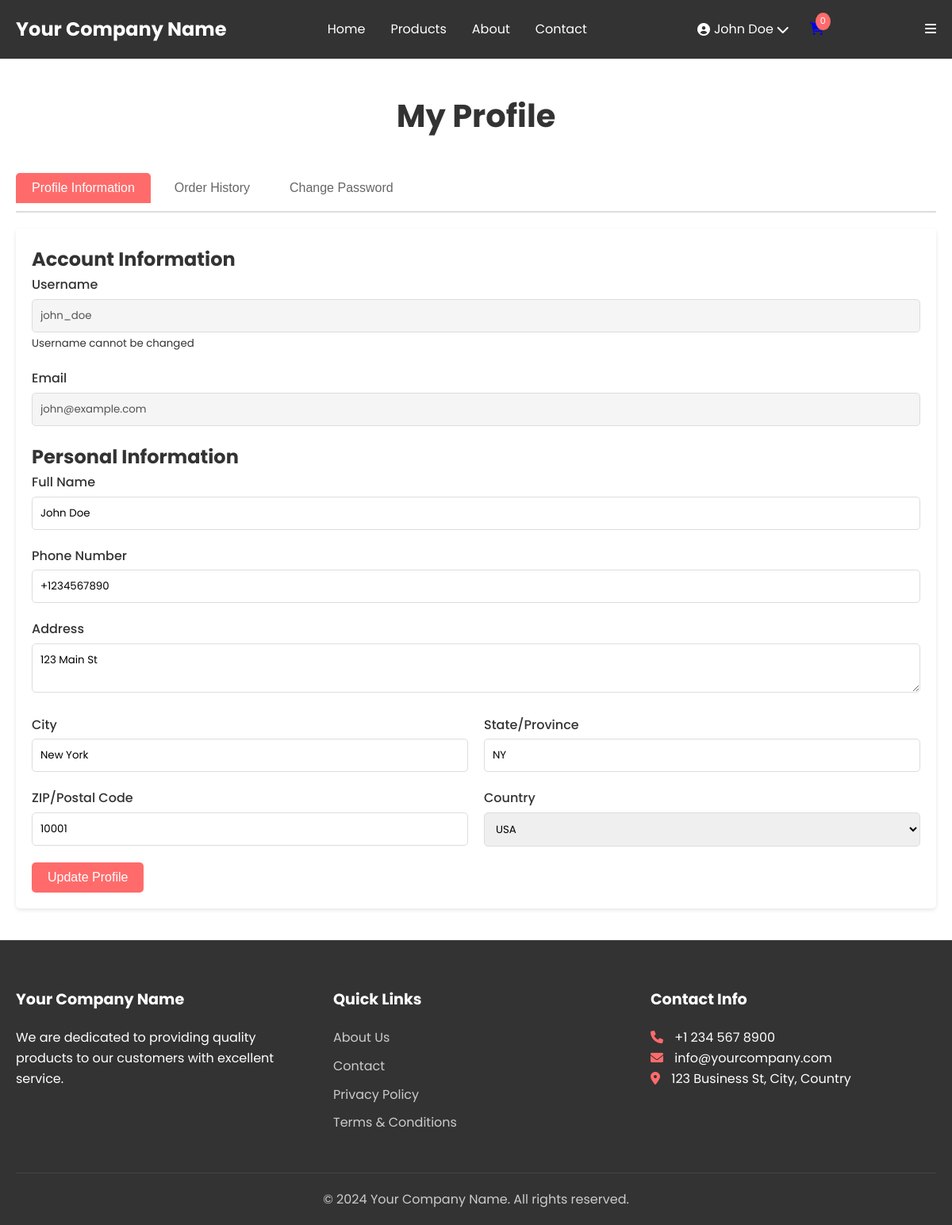
The app's page /profile.php (signed in) with its own data.
### tables this page shows
CREATE TABLE `company_info` (
  `id` int(11) NOT NULL,
  `company_name` varchar(255) DEFAULT NULL,
  `company_email` varchar(255) DEFAULT NULL,
  `company_phone` varchar(20) DEFAULT NULL,
  `company_address` text DEFAULT NULL,
  `company_about` text DEFAULT NULL
);

CREATE TABLE `users` (
  `id` int(11) NOT NULL,
  `username` varchar(50) NOT NULL,
  `email` varchar(100) NOT NULL,
  `password` varchar(255) NOT NULL,
  `full_name` varchar(100) DEFAULT NULL,
  `phone` varchar(20) DEFAULT NULL,
  `address` text DEFAULT NULL,
  `city` varchar(50) DEFAULT NULL,
  `state` varchar(50) DEFAULT NULL,
  `zip_code` varchar(20) DEFAULT NULL,
  `country` varchar(50) DEFAULT NULL,
  `created_at` timestamp NOT NULL DEFAULT current_timestamp(),
  `updated_at` timestamp NOT NULL DEFAULT current_timestamp() ON UPDATE current_timestamp()
);

### includes/config.php (called while the page is built, shortened)
<?php
$conn = mysqli_connect(DB_HOST, DB_USER, DB_PASS, DB_NAME);
$company_query = "SELECT * FROM company_info LIMIT 1";
$company_result = mysqli_query($conn, $company_query);
$company = mysqli_fetch_assoc($company_result);

### includes/auth.php (called while the page is built, shortened)
<?php
require_once 'config.php';
function isLoggedIn() {
    return isset($_SESSION['logged_in']) && $_SESSION['logged_in'] === true;
}
function getCurrentUser($conn) {
    $user_id = $_SESSION['user_id'];
    $query = "SELECT * FROM users WHERE id = $user_id";
    $result = mysqli_query($conn, $query);
    return mysqli_fetch_assoc($result);
}

### profile.php (the view, shortened to what this page needs)
<?php
require_once 'includes/config.php';
require_once 'includes/auth.php';
$user = getCurrentUser($conn);
$countries = ['USA', 'Canada', 'UK', 'Australia', 'Other'];
?>
<?php include 'includes/header.php'; ?>
<div class="container">
    <h1 class="page-title">My Profile</h1>
    <div class="profile-tabs">
        <div class="tab-buttons">
            <button class="tab-btn active" onclick="showTab('profile')">Profile Information</button>
            <button class="tab-btn" onclick="showTab('orders')">Order History</button>
            <button class="tab-btn" onclick="showTab('password')">Change Password</button>
        </div>
        <div id="profile-tab" class="tab-content active">
            <form action="profile.php" method="POST" class="profile-form">
                <div class="form-section">
                    <h2>Account Information</h2>
                    <div class="form-group">
                        <label>Username</label>
                        <input type="text" value="<?php echo htmlspecialchars($user['username']); ?>" disabled class="readonly-field">
                        <small>Username cannot be changed</small>
                    </div>
                    <div class="form-group">
                        <label>Email</label>
                        <input type="email" value="<?php echo htmlspecialchars($user['email']); ?>" disabled class="readonly-field">
                    </div>
                </div>
                <div class="form-section">
                    <h2>Personal Information</h2>
                    <div class="form-group">
                        <label for="full_name">Full Name</label>
                        <input type="text" id="full_name" name="full_name"
                               value="<?php echo htmlspecialchars($user['full_name'] ?? ''); ?>">
                    </div>
                    <div class="form-group">
                        <label for="phone">Phone Number</label>
                        <input type="tel" id="phone" name="phone"
                               value="<?php echo htmlspecialchars($user['phone'] ?? ''); ?>">
                    </div>
                    <div class="form-group">
                        <label for="address">Address</label>
                        <textarea id="address" name="address" rows="2"><?php echo htmlspecialchars($user['address'] ?? ''); ?></textarea>
                    </div>
                    <div class="form-row">
                        <div class="form-group">
                            <label for="city">City</label>
                            <input type="text" id="city" name="city"
                                   value="<?php echo htmlspecialchars($user['city'] ?? ''); ?>">
                        </div>
                        <div class="form-group">
                            <label for="state">State/Province</label>
                            <input type="text" id="state" name="state"
                                   value="<?php echo htmlspecialchars($user['state'] ?? ''); ?>">
                        </div>
                    </div>
                    <div class="form-row">
                        <div class="form-group">
                            <label for="zip_code">ZIP/Postal Code</label>
                            <input type="text" id="zip_code" name="zip_code"
                                   value="<?php echo htmlspecialchars($user['zip_code'] ?? ''); ?>">
                        </div>
                        <div class="form-group">
                            <label for="country">Country</label>
                            <select id="country" name="country">
                                <?php foreach ($countries as $country): ?>
                                <option value="<?php echo $country; ?>" <?php echo ($user['country'] ?? '') == $country ? 'selected' : ''; ?>>
                                    <?php echo $country; ?>
                                </option>
                                <?php endforeach; ?>
                            </select>
                        </div>
                    </div>
                </div>
                <button type="submit" class="btn btn-primary">Update Profile</button>
            </form>
        </div>
    </div>
</div>
<?php include 'includes/footer.php';

### includes/header.php (shortened to what this page needs)
<?php
require_once 'includes/auth.php';
?>
<!DOCTYPE html>
<html lang="en">
<head>
    <link rel="stylesheet" href="assets/css/style.css">
    <link rel="stylesheet" href="https://cdnjs.cloudflare.com/ajax/libs/font-awesome/6.0.0/css/all.min.css">
</head>
<body>
    <header>
        <nav class="navbar">
            <div class="container">
                <div class="nav-brand">
                    <a href="index.php"><?php echo $company['company_name']; ?></a>
                </div>
                <ul class="nav-menu">
                    <li><a href="index.php">Home</a></li>
                    <li><a href="products.php">Products</a></li>
                    <li><a href="about.php">About</a></li>
                    <li><a href="contact.php">Contact</a></li>
                </ul>
                <div class="nav-user-cart">
                    <?php if (isLoggedIn()): ?>
                    <div class="nav-user-dropdown">
                        <a href="javascript:void(0)" class="nav-user">
                            <i class="fas fa-user-circle"></i>
                            <span><?php echo htmlspecialchars($_SESSION['user_name'] ?? $_SESSION['username']); ?></span>
                            <i class="fas fa-chevron-down"></i>
                        </a>
                    </div>
                    <?php endif; ?>
                    <a href="cart.php" class="nav-cart">
                        <i class="fas fa-shopping-cart"></i>
                        <span class="cart-count">
                            <?php echo isset($_SESSION['cart']) ? array_sum($_SESSION['cart']) : 0; ?>
                        </span>
                    </a>
                </div>
                <div class="mobile-menu-btn" onclick="toggleMobileMenu()">
                    <i class="fas fa-bars"></i>
                </div>
            </div>
        </nav>
    </header>
    <main>

### includes/footer.php (shortened to what this page needs)
    </main>
    <footer class="footer">
        <div class="container">
            <div class="footer-content">
                <div class="footer-section">
                    <h3><?php echo $company['company_name']; ?></h3>
                    <p><?php echo $company['company_about']; ?></p>
                </div>
                <div class="footer-section">
                    <h3>Quick Links</h3>
                    <ul>
                        <li><a href="about.php">About Us</a></li>
                        <li><a href="contact.php">Contact</a></li>
                        <li><a href="#">Privacy Policy</a></li>
                        <li><a href="#">Terms & Conditions</a></li>
                    </ul>
                </div>
                <div class="footer-section">
                    <h3>Contact Info</h3>
                    <p><i class="fas fa-phone"></i> <?php echo $company['company_phone']; ?></p>
                    <p><i class="fas fa-envelope"></i> <?php echo $company['company_email']; ?></p>
                    <p><i class="fas fa-map-marker-alt"></i> <?php echo $company['company_address']; ?></p>
                </div>
            </div>
            <div class="footer-bottom">
                <p>&copy; 2024 <?php echo $company['company_name']; ?>. All rights reserved.</p>
            </div>
        </div>
    </footer>
</body>
</html>

### assets/css/style.css (style rules this page uses)
* { margin: 0; padding: 0; box-sizing: border-box; }
body { font-family: 'Poppins', sans-serif; line-height: 1.6; color: #333; min-height: 100vh; display: flex; flex-direction: column; }
.container { max-width: 1200px; margin: 0 auto; padding: 0 20px; width: 100%; }
.navbar { background: #333; color: white; padding: 1rem 0; position: sticky; top: 0; z-index: 1000; }
.navbar .container { display: flex; justify-content: space-between; align-items: center; }
.nav-brand a { color: white; text-decoration: none; font-size: 1.5rem; font-weight: bold; }
.nav-menu { display: flex; list-style: none; gap: 2rem; }
.nav-menu a { color: white; text-decoration: none; transition: color 0.3s; }
.nav-cart { position: relative; }
.cart-count { position: absolute; top: -8px; right: -8px; background: #ff6b6b; color: white; font-size: 0.7rem; padding: 2px 6px; border-radius: 50%; }
.btn { display: inline-block; padding: 10px 20px; border: none; border-radius: 5px; font-size: 1rem; cursor: pointer; text-decoration: none; transition: all 0.3s; font-weight: 500; }
.btn-primary { background: #ff6b6b; color: white; }
.form-group { margin-bottom: 20px; }
.form-group label { display: block; margin-bottom: 5px; font-weight: 500; }
.form-group input, .form-group textarea, .form-group select { width: 100%; padding: 10px; border: 1px solid #ddd; border-radius: 5px; font-family: inherit; }
.form-row { display: grid; grid-template-columns: 1fr 1fr; gap: 20px; }
.footer { background: #333; color: white; padding: 60px 0 20px; margin-top: auto; }
.footer-content { display: grid; grid-template-columns: repeat(auto-fit, minmax(250px, 1fr)); gap: 40px; margin-bottom: 40px; }
.footer-section h3 { margin-bottom: 20px; font-size: 1.2rem; }
.footer-section ul { list-style: none; }
.footer-section ul li { margin-bottom: 10px; }
.footer-section a { color: #ccc; text-decoration: none; transition: color 0.3s; }
.footer-section i { margin-right: 10px; color: #ff6b6b; }
.footer-bottom { text-align: center; padding-top: 20px; border-top: 1px solid #444; color: #ccc; }
.page-title { text-align: center; margin: 40px 0; font-size: 2.5rem; color: #333; }
.nav-user-cart { display: flex; align-items: center; gap: 15px; }
.nav-user-dropdown { position: relative; display: inline-block; }
.nav-user { color: white; text-decoration: none; padding: 8px 12px; border-radius: 5px; transition: background 0.3s; display: flex; align-items: center; gap: 5px; }

### profile.php (style rules this page uses)
.profile-tabs { margin: 40px 0; }
.tab-buttons { display: flex; gap: 10px; margin-bottom: 20px; border-bottom: 2px solid #ddd; padding-bottom: 10px; }
.tab-btn { padding: 10px 20px; background: none; border: none; cursor: pointer; font-size: 1rem; color: #666; border-radius: 5px 5px 0 0; }
.tab-btn.active { background: #ff6b6b; color: white; }
.tab-content { display: none; padding: 20px; background: white; border-radius: 5px; box-shadow: 0 2px 5px rgba(0,0,0,0.1); }
.tab-content.active { display: block; }
.readonly-field { background: #f5f5f5; cursor: not-allowed; }

### records on screen
company_info: company_name "Your Company Name", company_about "We are dedicated to providing quality products to our customers with excellent service.", company_phone "+1 234 567 8900", company_email "info@yourcompany.com", company_address "123 Business St, City, Country"
users: username "john_doe", email "john@example.com", full_name "John Doe", phone "+1234567890", address "123 Main St", city "New York", state "NY", zip_code "10001", country "USA"

### other values on screen
$_SESSION['user_name'] "John Doe"
